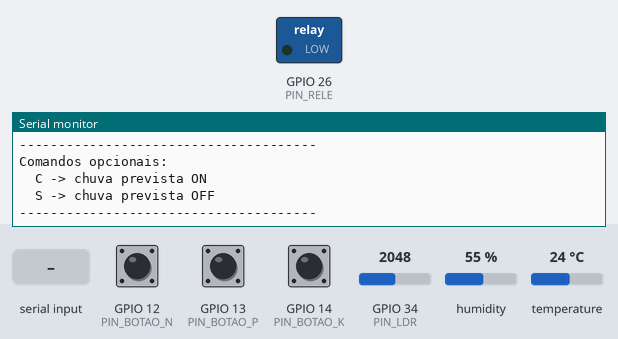
A sketch run on a simulated ESP32. On the bench: switched loads named in the sketch (green lamp = pin HIGH), the last lines printed to the serial monitor. The test bench sets the inputs (shaded band); at power-on: humidity 55 %, GPIO 12 (PIN_BOTAO_N) HIGH, GPIO 13 (PIN_BOTAO_P) HIGH, GPIO 14 (PIN_BOTAO_K) HIGH, GPIO 34 (PIN_LDR) = 2048, temperature 24 °C.

Above: at 1.7 s.
1.8 s: "1\n" received over Serial
At 3.3 s:
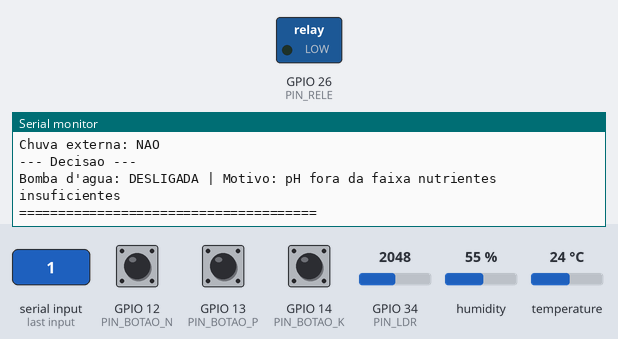
3.6 s: humidity set to 68 %
At 5.9 s:
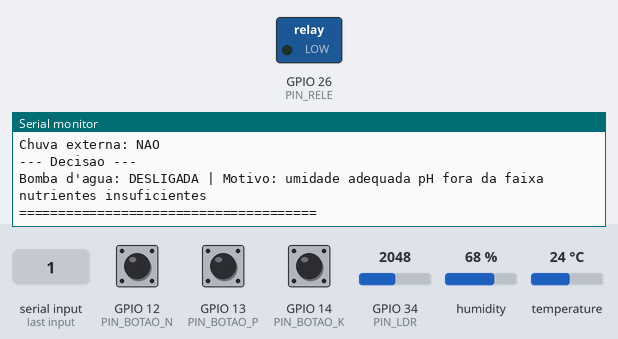

Measured:
- after the input at 1.8 s, the serial monitor: prints a new line after 0.33 s (image 1)
- after the input at 3.6 s, the serial monitor: prints a new line after 1.6 s (image 2)

The sketch:

sketch.ino
```cpp
#include <DHTesp.h>

// -------------------- PINOS --------------------
#define PIN_BOTAO_N   12
#define PIN_BOTAO_P   13
#define PIN_BOTAO_K   14
#define PIN_LDR       34
#define PIN_DHT       15
#define PIN_RELE      26

DHTesp dht;

// -------------------- ESTADO GLOBAL --------------------
int culturaSelecionada = 0;
bool bombaLigada = false;
bool chuvaExterna = false;

// -------------------- PARÂMETROS POR CULTURA --------------------
struct ParametrosCultura {
  const char* nome;
  float phMin;
  float phMax;
  float umidadeMin;
  bool precisaN;
  bool precisaP;
  bool precisaK;
};

ParametrosCultura culturas[2] = {
  { "Milho", 5.5, 7.0, 60.0, true,  true,  true  },
  { "Cafe",  5.0, 6.5, 65.0, true,  false, false }
};

// -------------------- PROTÓTIPOS --------------------
void lerComandosSerial();
float mapearLDRpH(int ldrBruto);
bool verificarIrrigacao(ParametrosCultura cultura, bool N, bool P, bool K, float pH, float umidade, bool chuvaPrevista);
void exibirParametros(int cultura);
void exibirStatus(ParametrosCultura cultura, bool N, bool P, bool K, int ldrBruto, float pH, float umidade, float temperatura, bool bomba, bool chuvaPrevista);

// -------------------- SETUP --------------------
void setup() {
  Serial.begin(115200);
  delay(500);

  pinMode(PIN_BOTAO_N, INPUT_PULLUP);
  pinMode(PIN_BOTAO_P, INPUT_PULLUP);
  pinMode(PIN_BOTAO_K, INPUT_PULLUP);

  pinMode(PIN_RELE, OUTPUT);
  digitalWrite(PIN_RELE, LOW);

  dht.setup(PIN_DHT, DHTesp::DHT22);

  Serial.println("======================================");
  Serial.println(" FarmTech Solutions - Fase 2");
  Serial.println(" Sistema de Irrigacao Inteligente");
  Serial.println("======================================");
  Serial.println("Selecione a cultura no Serial Monitor:");
  Serial.println("  1 -> Milho");
  Serial.println("  2 -> Cafe");
  Serial.println("--------------------------------------");
  Serial.println("Comandos opcionais:");
  Serial.println("  C -> chuva prevista ON");
  Serial.println("  S -> chuva prevista OFF");
  Serial.println("--------------------------------------");
}

// -------------------- LOOP --------------------
void loop() {
  lerComandosSerial();

  if (culturaSelecionada == 0) {
    delay(400);
    return;
  }

  bool N = !digitalRead(PIN_BOTAO_N);
  bool P = !digitalRead(PIN_BOTAO_P);
  bool K = !digitalRead(PIN_BOTAO_K);

  int ldrBruto = analogRead(PIN_LDR);
  float pH = mapearLDRpH(ldrBruto);

  TempAndHumidity dados = dht.getTempAndHumidity();
  float umidade = dados.humidity;
  float temperatura = dados.temperature;

  if (isnan(umidade) || isnan(temperatura)) {
    Serial.println("[ERRO] Falha na leitura do DHT22.");
    delay(2000);
    return;
  }

  ParametrosCultura cultura = culturas[culturaSelecionada - 1];

  bool decisaoBomba = verificarIrrigacao(cultura, N, P, K, pH, umidade, chuvaExterna);

  if (decisaoBomba != bombaLigada) {
    bombaLigada = decisaoBomba;
    digitalWrite(PIN_RELE, bombaLigada ? HIGH : LOW);
  }

  exibirStatus(cultura, N, P, K, ldrBruto, pH, umidade, temperatura, bombaLigada, chuvaExterna);

  delay(3000);
}

// -------------------- FUNÇÕES --------------------
void lerComandosSerial() {
  while (Serial.available() > 0) {
    char entrada = Serial.read();

    if (entrada == '\n' || entrada == '\r') continue;

    Serial.print("[DEBUG] Recebi: ");
    Serial.println(entrada);

    if (entrada == '1') {
      culturaSelecionada = 1;
      Serial.println("[INFO] Cultura selecionada: MILHO");
      exibirParametros(culturaSelecionada);

    } else if (entrada == '2') {
      culturaSelecionada = 2;
      Serial.println("[INFO] Cultura selecionada: CAFE");
      exibirParametros(culturaSelecionada);

    } else if (entrada == 'C' || entrada == 'c') {
      chuvaExterna = true;
      Serial.println("[INFO] Chuva prevista ativada.");

    } else if (entrada == 'S' || entrada == 's') {
      chuvaExterna = false;
      Serial.println("[INFO] Chuva prevista desativada.");
    }
  }
}

float mapearLDRpH(int ldrBruto) {
  float pH = (ldrBruto / 4095.0) * 14.0;
  if (pH < 0.0) pH = 0.0;
  if (pH > 14.0) pH = 14.0;
  return pH;
}

bool verificarIrrigacao(ParametrosCultura cultura,
                        bool N, bool P, bool K,
                        float pH, float umidade,
                        bool chuvaPrevista) {
  bool phOk = (pH >= cultura.phMin && pH <= cultura.phMax);
  bool umidadeBaixa = (umidade < cultura.umidadeMin);

  bool nutrientesOk = true;
  if (cultura.precisaN && !N) nutrientesOk = false;
  if (cultura.precisaP && !P) nutrientesOk = false;
  if (cultura.precisaK && !K) nutrientesOk = false;

  if (chuvaPrevista) return false;

  return (umidadeBaixa && phOk && nutrientesOk);
}

void exibirParametros(int cultura) {
  ParametrosCultura c = culturas[cultura - 1];

  Serial.println("--------------------------------------");
  Serial.print("Parametros ideais para: ");
  Serial.println(c.nome);

  Serial.print("pH ideal: ");
  Serial.print(c.phMin, 1);
  Serial.print(" a ");
  Serial.println(c.phMax, 1);

  Serial.print("Umidade minima: ");
  Serial.print(c.umidadeMin, 1);
  Serial.println("%");

  Serial.print("Nutrientes criticos: ");
  if (c.precisaN) Serial.print("N ");
  if (c.precisaP) Serial.print("P ");
  if (c.precisaK) Serial.print("K ");
  Serial.println();

  Serial.println("--------------------------------------");
}

void exibirStatus(ParametrosCultura cultura,
                  bool N, bool P, bool K,
                  int ldrBruto, float pH,
                  float umidade, float temperatura,
                  bool bomba, bool chuvaPrevista) {
  Serial.println("======================================");
  Serial.print("Cultura: ");
  Serial.println(cultura.nome);

  Serial.println("--- Sensores ---");
  Serial.print("N: ");
  Serial.print(N ? "PRESENTE" : "AUSENTE");
  Serial.print(" | P: ");
  Serial.print(P ? "PRESENTE" : "AUSENTE");
  Serial.print(" | K: ");
  Serial.println(K ? "PRESENTE" : "AUSENTE");

  Serial.print("LDR bruto: ");
  Serial.print(ldrBruto);
  Serial.print(" -> pH simulado: ");
  Serial.println(pH, 1);

  Serial.print("Umidade: ");
  Serial.print(umidade, 1);
  Serial.println("%");

  Serial.print("Temperatura: ");
  Serial.print(temperatura, 1);
  Serial.println(" C");

  Serial.print("Chuva externa: ");
  Serial.println(chuvaPrevista ? "SIM" : "NAO");

  Serial.println("--- Decisao ---");
  Serial.print("Bomba d'agua: ");

  if (bomba) {
    Serial.println("LIGADA [IRRIGANDO]");
  } else {
    bool phOk = (pH >= cultura.phMin && pH <= cultura.phMax);
    bool umidadeBaixa = (umidade < cultura.umidadeMin);
    bool nutrientesOk = true;

    if (cultura.precisaN && !N) nutrientesOk = false;
    if (cultura.precisaP && !P) nutrientesOk = false;
    if (cultura.precisaK && !K) nutrientesOk = false;

    Serial.print("DESLIGADA | Motivo: ");
    if (chuvaPrevista) Serial.print("chuva prevista ");
    if (!umidadeBaixa) Serial.print("umidade adequada ");
    if (!phOk) Serial.print("pH fora da faixa ");
    if (!nutrientesOk) Serial.print("nutrientes insuficientes ");
    Serial.println();
  }

  Serial.println("======================================");
}
```
